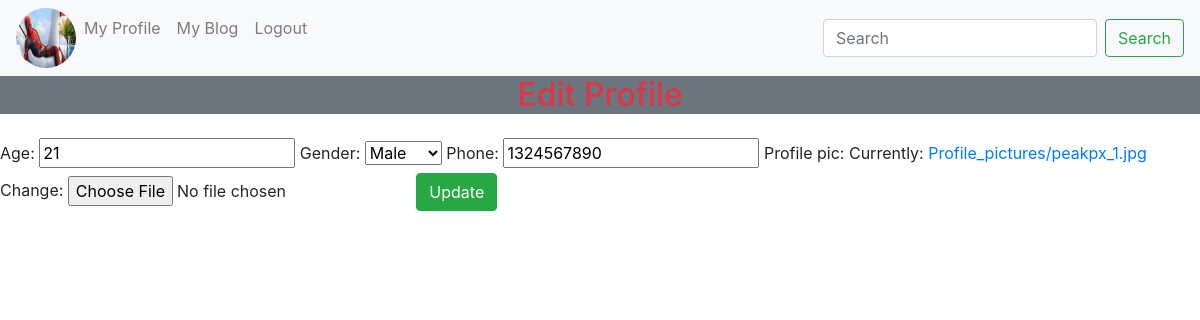
Page /user/edit/5 (signed in) on the committed database.
### account/models.py (models this page shows)
class UserProfile(models.Model):
    age=models.IntegerField()
    options=(
        ('Male','Male'),
        ('Female','Female'),
        ('Others','Others')
    )
    gender=models.CharField(max_length=100,choices=options,default="Male")
    phone=models.IntegerField()
    profile_pic=models.ImageField(upload_to="Profile_pictures")
    user=models.OneToOneField(User,on_delete=models.CASCADE,related_name="p_user")

### user/views.py (the view, shortened to what this page needs)
# urls.py: path('edit/<int:pk>',EditView.as_view(),name="edit"),
class EditView(UpdateView):
    form_class=ProfieForm
    model=UserProfile
    success_url=reverse_lazy("pro")
    template_name="edit.html"
    pk_url_kwargs="pk"

### user/forms.py
class ProfieForm(forms.ModelForm):
    class Meta:
        model=UserProfile
        exclude=['user']

### user/templates/edit.html (shortened to what this page needs)
{%extends 'nav.html'%}
{%block nav%}
<h2 class="text-center text-danger bg-secondary">Edit Profile</h2>
<form action="" method="post" enctype="multipart/form-data">
      {{form.as_table}}
      <tr>
        <td class="text_center" colspan="2">
            <button class="btn btn-success">Update</button>
        </td>
      </tr>
</form>
{%endblock nav%}

### user/templates/nav.html (shortened to what this page needs)
<!doctype html>
<html lang="en">
  <head>
    <link rel="stylesheet" href="https://stackpath.bootstrapcdn.com/bootstrap/4.3.1/css/bootstrap.min.css">
  </head>
  <body>
    <nav class="navbar navbar-expand-lg navbar-light bg-light">
        <div class="collapse navbar-collapse" id="navbarSupportedContent">
          <ul class="navbar-nav mr-auto">
            {% if request.user.p_user %}
            <img class="rounded-circle" style="width: 60px;" height="60px" src="{{request.user.p_user.profile_pic.url}}" alt="Card image cap">
            {%endif%}
            <li class="nav-item">
                <a class="nav-link" href="{% url 'pro' %}">My Profile</a>
              </li>
              <li class="nav-item">
                <a class="nav-link" href="{% url 'mblog' %}">My Blog</a>
              </li>
              <li class="nav-item">
                <a class="nav-link" href="{% url 'logout' %}">Logout</a>
              </li>
          </ul>
          <form class="form-inline my-2 my-lg-0">
            <input class="form-control mr-sm-2" type="search" placeholder="Search" aria-label="Search">
            <button class="btn btn-outline-success my-2 my-sm-0" type="submit">Search</button>
          </form>
        </div>
      </nav>
      {% block nav %}
      {% endblock nav %}
  </body>
</html>

### rows in the picture
UserProfile: age "21", gender "Male", phone "1324567890"
